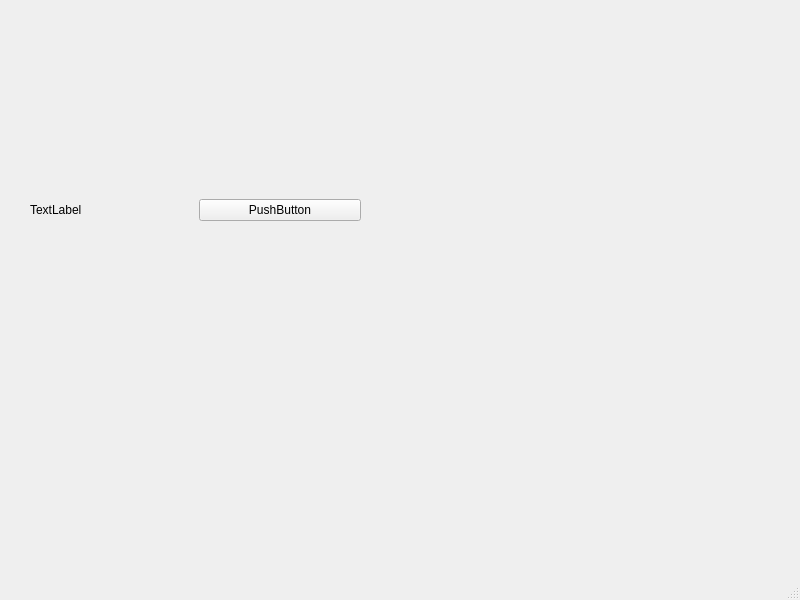
<?xml version="1.0" encoding="UTF-8"?>
<ui version="4.0">
 <class>MainWindow</class>
 <widget class="QMainWindow" name="MainWindow">
  <property name="geometry">
   <rect>
    <x>0</x>
    <y>0</y>
    <width>800</width>
    <height>600</height>
   </rect>
  </property>
  <property name="windowTitle">
   <string notr="true">SnsTradeBot</string>
  </property>
  <widget class="QWidget" name="centralwidget">
   <widget class="QWidget" name="horizontalLayoutWidget">
    <property name="geometry">
     <rect>
      <x>30</x>
      <y>170</y>
      <width>331</width>
      <height>80</height>
     </rect>
    </property>
    <layout class="QHBoxLayout" name="horizontalLayout">
     <item>
      <widget class="QLabel" name="label">
       <property name="text">
        <string>TextLabel</string>
       </property>
      </widget>
     </item>
     <item>
      <widget class="QPushButton" name="btn1">
       <property name="text">
        <string>PushButton</string>
       </property>
      </widget>
     </item>
    </layout>
   </widget>
  </widget>
  <widget class="QStatusBar" name="statusbar"/>
  <widget class="QMenuBar" name="menuBar">
   <property name="geometry">
    <rect>
     <x>0</x>
     <y>0</y>
     <width>800</width>
     <height>26</height>
    </rect>
   </property>
  </widget>
 </widget>
 <resources/>
 <connections/>
</ui>
